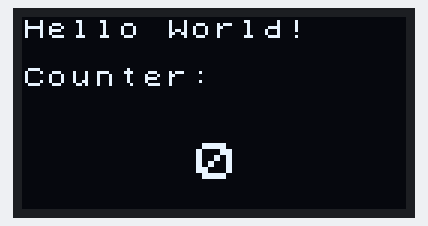
A sketch run on a simulated Arduino Uno, built with avr-gcc and run on an emulated ATmega328P. Parts: 128×64 one-colour display.

Above: at 0.2 s.
At 4.6 s:
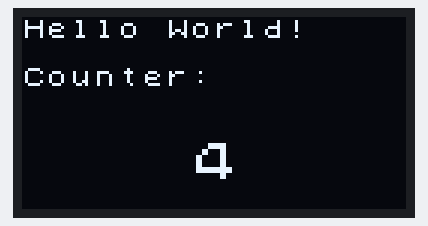
At 10.1 s:
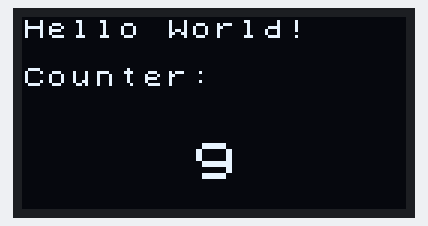
At 19.0 s:
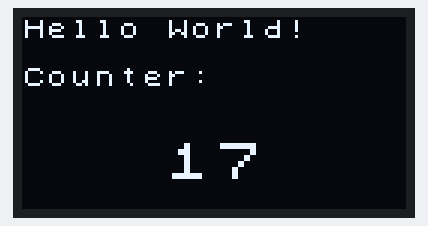
At 27.9 s:
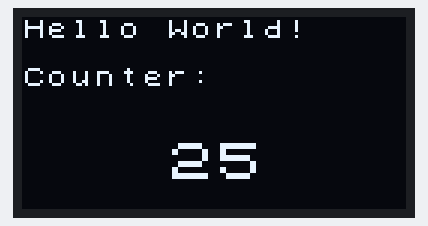
At 37.9 s:
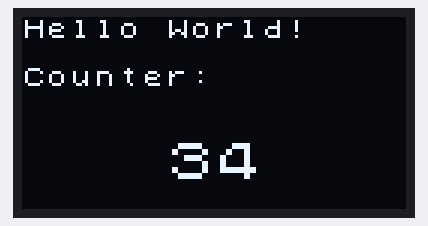

Measured:
- what the display in image 0 shows lasts 1.1 s, from 0.1 s to 1.2 s

The sketch:

oled-i2c.ino
```cpp
#include <Arduino.h>
#include "U8x8lib.h"

U8X8_SSD1306_128X64_NONAME_HW_I2C u8x8(/* reset=*/ U8X8_PIN_NONE);

int count = 0;

void setup(void)
{
  u8x8.begin();
  u8x8.setPowerSave(0);
}

void loop(void)
{
  u8x8.setFont(u8x8_font_chroma48medium8_r);
  u8x8.drawString(0,0,"Hello World!");
  u8x8.drawString(0,2,"Counter: ");

  // input the int value into a const char *, here we use
  // (PGM_P) and the F macro to save RAM, using flash to
  // hold the string data instead
  char strOut[8];
  sprintf_P(strOut, (PGM_P)F("%d"), count);

  // lets try to center the counter
  int countDigits = CountDigits(count);

  // the display is 16px wide
  int xPos = 7 - countDigits;

  u8x8.draw2x2String(xPos,5,strOut);

  count++;
  digitalWrite(13, 1);
  delay(500);
  digitalWrite(13, 0);
  delay(500);
}

int CountDigits(int number)
{
	int numDigits = 0;

	while ( number /= 10 )
   		numDigits++;

	return numDigits;
}
```
